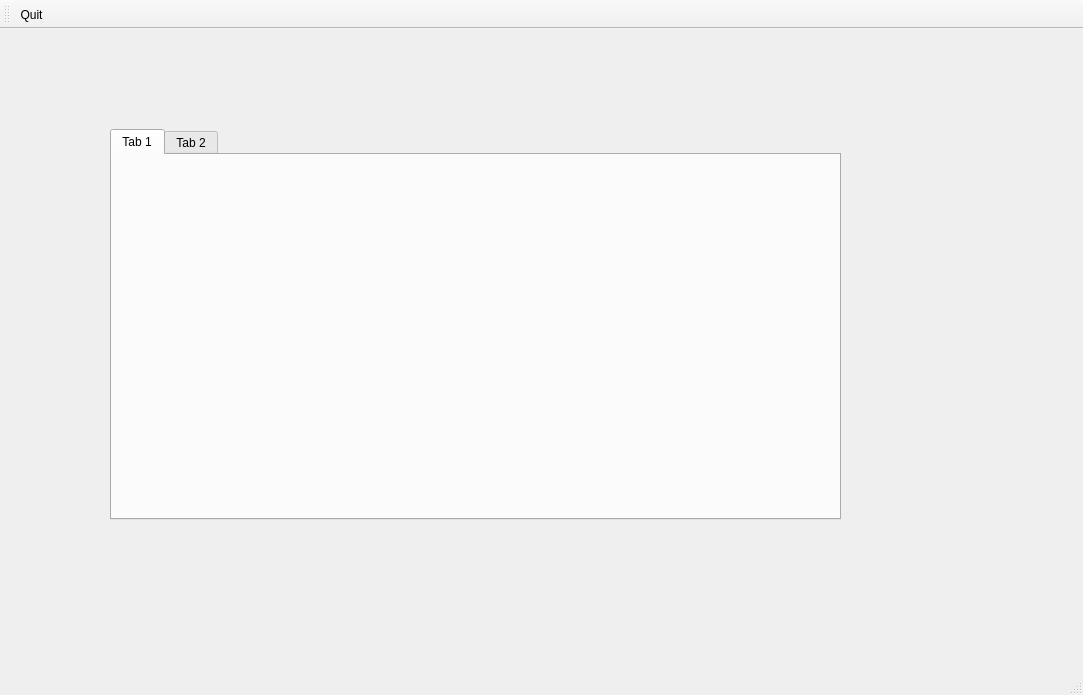
<?xml version="1.0" encoding="UTF-8"?>
<ui version="4.0">
 <class>MainWindow</class>
 <widget class="QMainWindow" name="MainWindow">
  <property name="geometry">
   <rect>
    <x>0</x>
    <y>0</y>
    <width>1083</width>
    <height>695</height>
   </rect>
  </property>
  <property name="windowTitle">
   <string>MainWindow</string>
  </property>
  <widget class="QWidget" name="centralWidget">
   <widget class="QTabWidget" name="tabWidget">
    <property name="geometry">
     <rect>
      <x>110</x>
      <y>100</y>
      <width>731</width>
      <height>391</height>
     </rect>
    </property>
    <widget class="QWidget" name="tab">
     <attribute name="title">
      <string>Tab 1</string>
     </attribute>
    </widget>
    <widget class="QWidget" name="tab_2">
     <attribute name="title">
      <string>Tab 2</string>
     </attribute>
    </widget>
   </widget>
  </widget>
  <widget class="QMenuBar" name="menuBar">
   <property name="geometry">
    <rect>
     <x>0</x>
     <y>0</y>
     <width>1083</width>
     <height>25</height>
    </rect>
   </property>
  </widget>
  <widget class="QToolBar" name="mainToolBar">
   <attribute name="toolBarArea">
    <enum>TopToolBarArea</enum>
   </attribute>
   <attribute name="toolBarBreak">
    <bool>false</bool>
   </attribute>
   <addaction name="actionQuit"/>
  </widget>
  <widget class="QStatusBar" name="statusBar"/>
  <action name="actionQuit">
   <property name="icon">
    <iconset resource="RaspberryPI.qrc">
     <normaloff>:/icons/quit</normaloff>:/icons/quit</iconset>
   </property>
   <property name="text">
    <string>Quit</string>
   </property>
   <property name="toolTip">
    <string>Quit</string>
   </property>
  </action>
 </widget>
 <layoutdefault spacing="6" margin="11"/>
 <resources>
  <include location="RaspberryPI.qrc"/>
 </resources>
 <connections/>
</ui>
